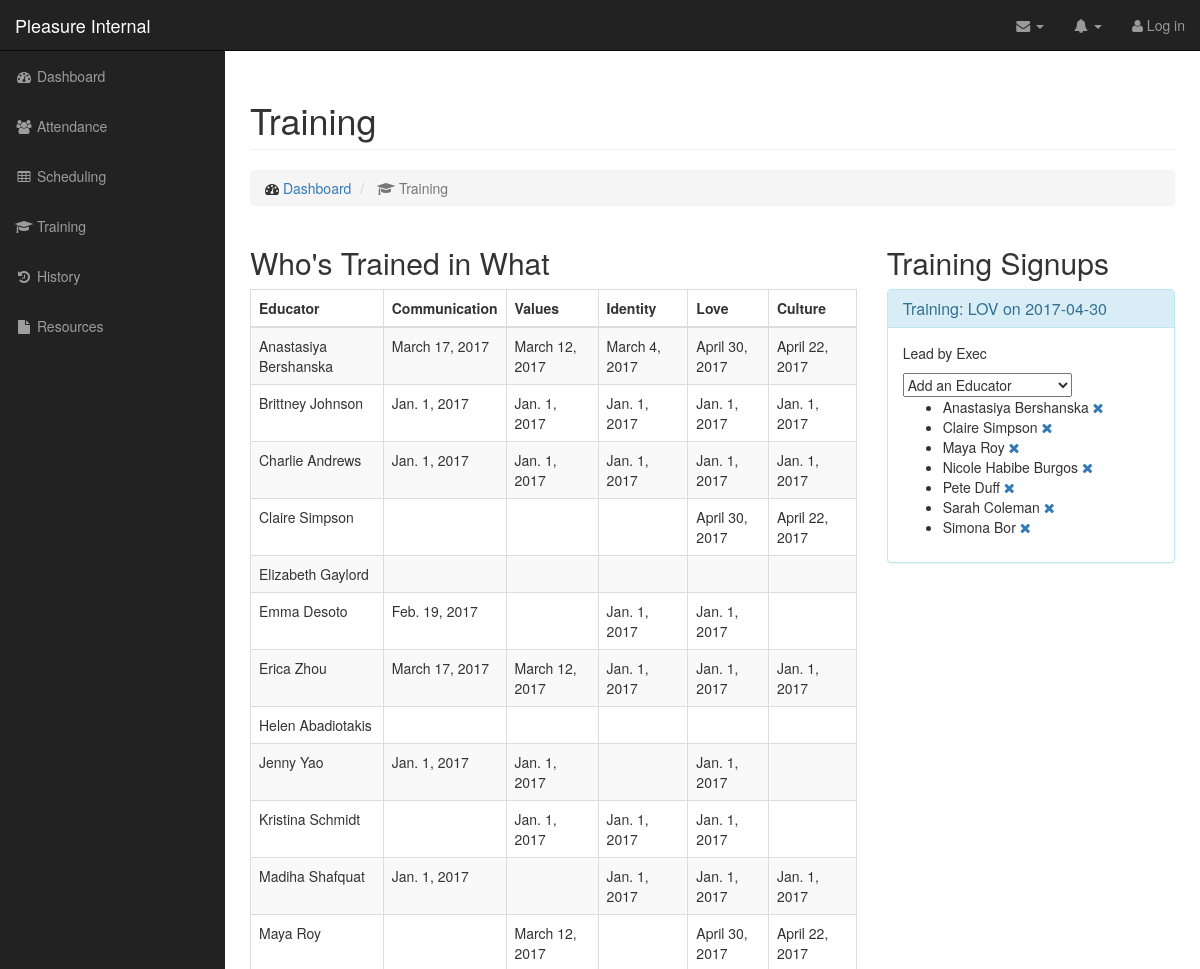
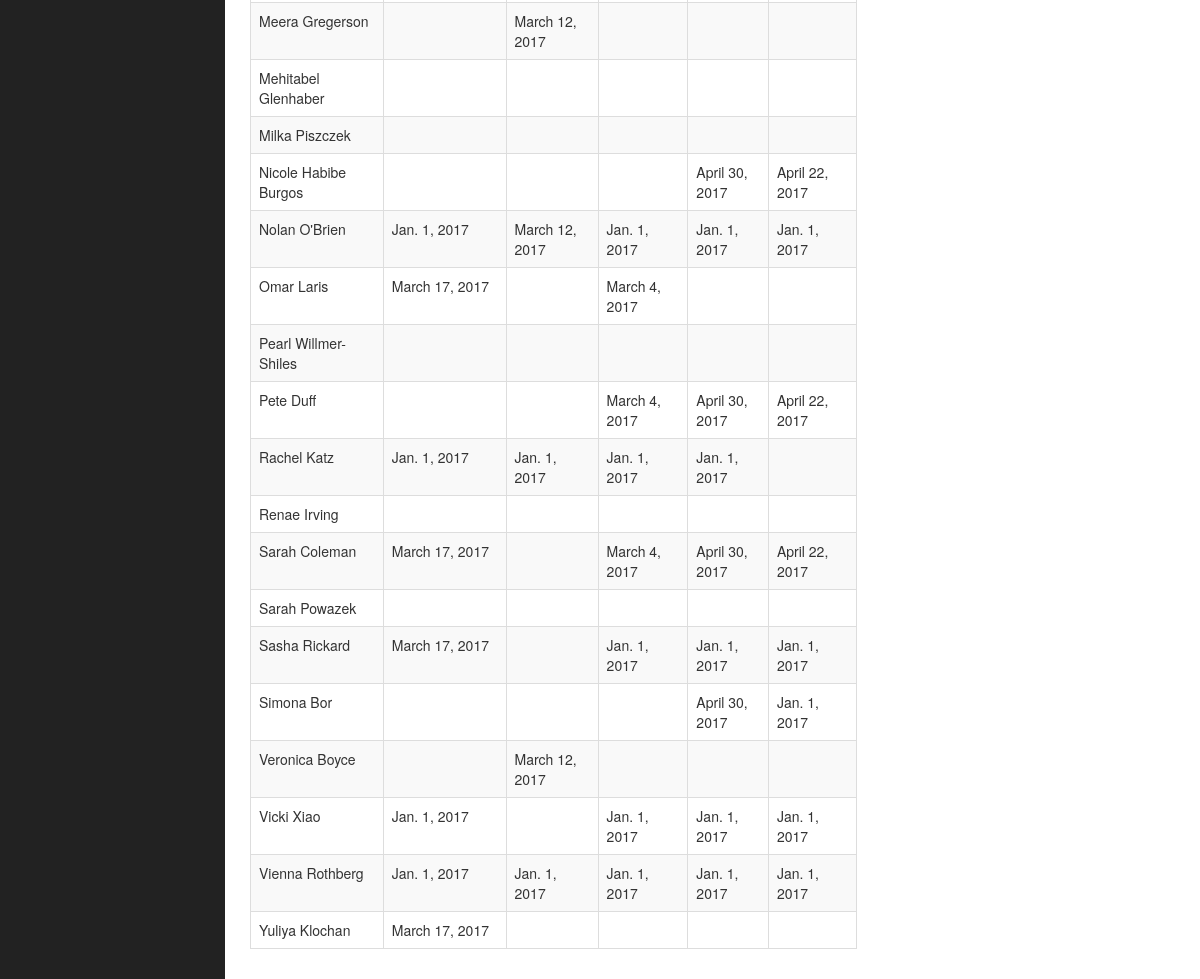
The page /training on the database as committed earlier (2 pictures, top to bottom).
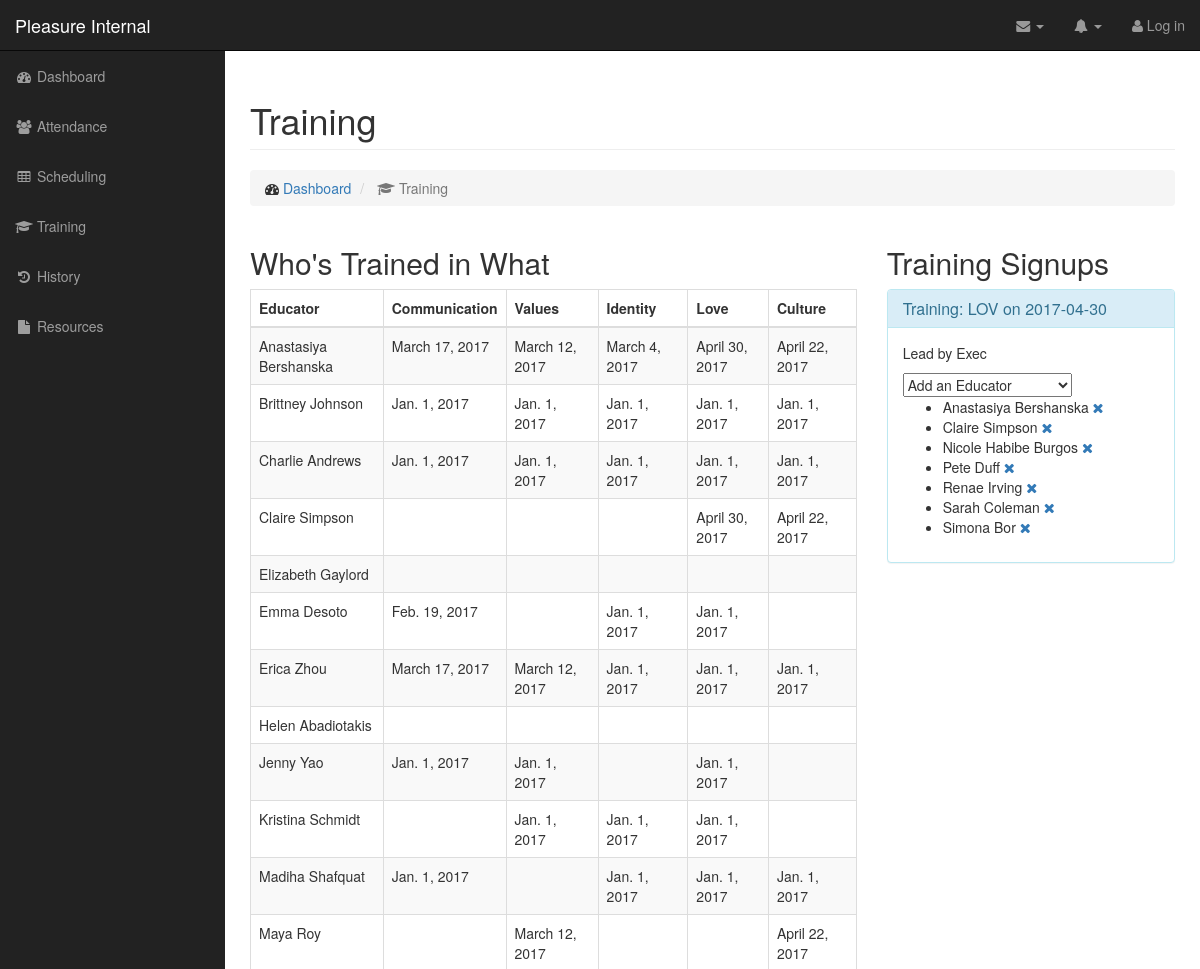
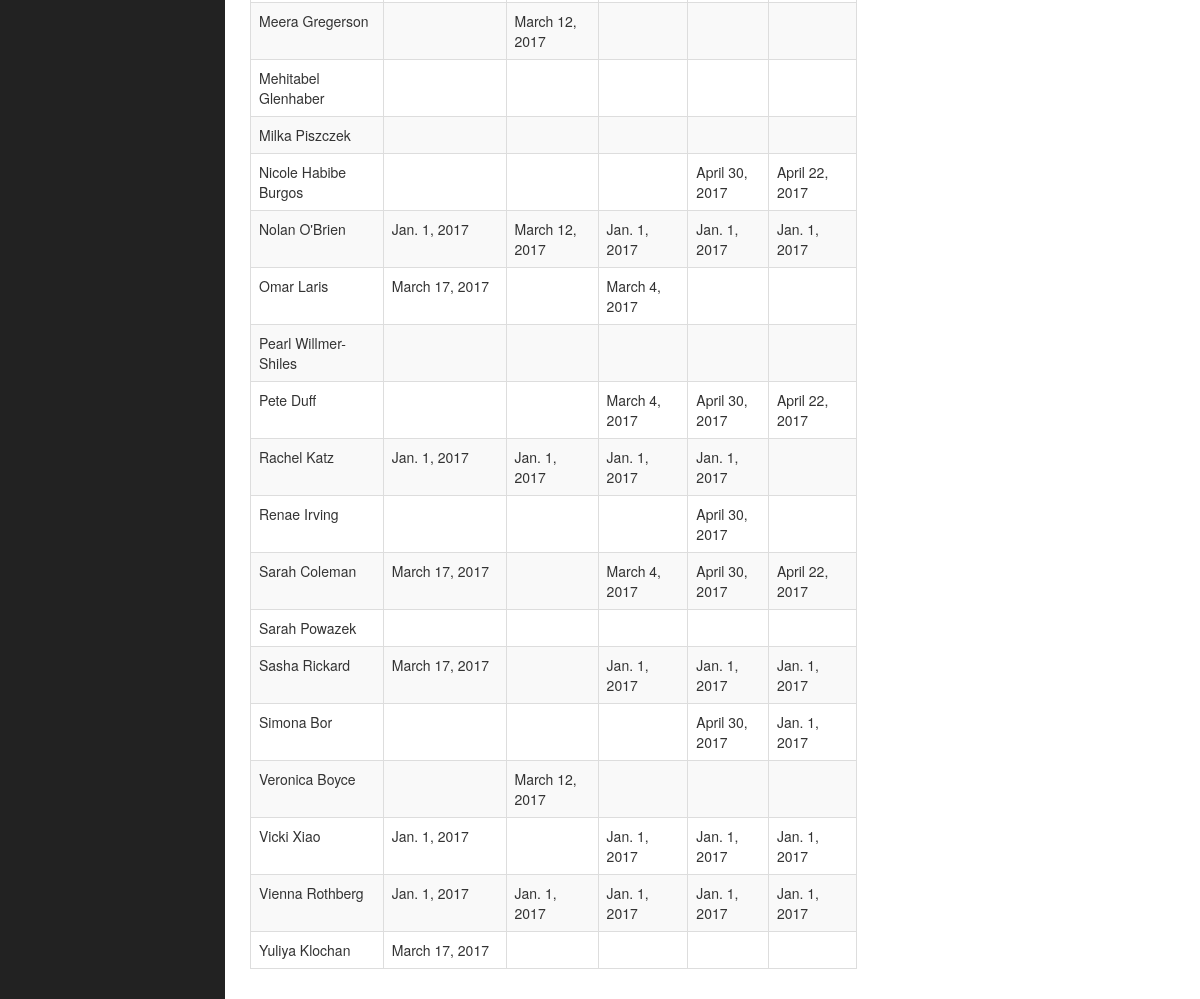
The same page on the database as committed later (2 pictures, top to bottom).
### pleasure_app/models.py (models this page shows)
class Educator(models.Model):
	first_name = models.CharField(max_length=200)
	last_name = models.CharField(max_length=200)
	training_class = models.CharField(max_length=10)
	graduation_year = models.IntegerField(default=0)
	athena = models.CharField(max_length=20)
	active = models.BooleanField(default=True)
	photo = models.ImageField(blank=True,null=True)
	living_group = models.CharField(max_length = 100, null=True,blank=True)
	bio = models.TextField(null=True,blank=True)
	trained_communication = models.ForeignKey(
		'Training',
		related_name='com_training',
		blank = True,
		null = True,
		limit_choices_to={'module':'COM'},
	)
	trained_values = models.ForeignKey(
                'Training',
        	related_name='val_training',
		blank = True,
                null = True,
                limit_choices_to={'module':'VAL'},
        )
	trained_identity = models.ForeignKey(
                'Training',
		related_name='id_training',
                blank = True,
                null = True,
                limit_choices_to={'module':'ID'},
        )
	trained_love = models.ForeignKey(
                'Training',
		related_name='lov_training',
                blank = True,
        	null = True,
                limit_choices_to={'module':'LOV'},
        )
	trained_culture = models.ForeignKey(
                'Training',
		related_name='cul_training',
                blank = True,
                null = True,
                limit_choices_to={'module':'CUL'},
        )
	def __str__(self):
		return "Educator " + str(self.first_name) + ' '  + str(self.last_name)

class Training(models.Model):
	MODULE_CHOICE_ENUM = (
		('COM','Communication'),
		('VAL','Values'),
		('ID','Identity'),
		('LOV','Love'),
		('CUL','Culture'),
	)
	module = models.CharField(max_length=3,choices=MODULE_CHOICE_ENUM)
	date = models.DateField()
	notes = models.TextField()
	def __str__(self):
		return "Training: " + str(self.module) + " on " + str(self.date)

### pleasure_app/views.py (the view)
# urls.py: url(r'^training',views.training,name='training'),
def training(request):
        educator_list = Educator.objects.filter(active=True).order_by('first_name')
        future_training_list = Training.objects.all().filter(date__gte=timezone.now()).order_by('date')
        past_training_list = Training.objects.all().filter(date__lt=timezone.now()).order_by('date')
	template = loader.get_template('pleasure_app/training.html')
        context = {
                'educator_list':educator_list,
                'future_training_list':future_training_list,
		'past_training_list':past_training_list,
        }
        return HttpResponse(template.render(context, request))

### pleasure_app/templates/pleasure_app/training.html (shortened to what this page needs)
{% extends 'base_internal.html' %}
{% block content  %}
                <div class="row">
                    <div class="col-lg-12">
                        <h1 class="page-header">
                            Training
                        </h1>
                        <ol class="breadcrumb">
                            <li>
                                <i class="fa fa-dashboard"></i>  <a href="index.html">Dashboard</a>
                            </li>
                            <li class="active">
                                <i class="fa fa-graduation-cap"></i> Training
                            </li>
                        </ol>
                    </div>
                </div>
                <div class="row">
                    <div class="col-md-8" >
                        <h2>Who's Trained in What</h2>
                        <div class="table-responsive">
                            <table class="table table-bordered table-hover table-striped">
                                <thead>
                                    <tr>
                                        <th>Educator</th>
                                        <th>Communication</th>
					<th>Values</th>
					<th>Identity</th>
					<th>Love</th>
					<th>Culture</th>
				   </tr>
                                </thead>
				{% for ed in educator_list %}
                                <tr>
					<td>{{ ed.first_name }} {{ed.last_name}}</td>
                                        <td>{% if ed.trained_communication %} {{ ed.trained_communication.date }} {% endif %}</td>
					<td>{% if ed.trained_values %} {{ ed.trained_values.date }} {% endif %} </td>
                                        <td>{% if ed.trained_identity %} {{ ed.trained_identity.date }} {% endif %}</td>
                                        <td>{% if ed.trained_love %} {{ ed.trained_love.date }} {% endif %} </td>
                                        <td>{% if ed.trained_culture %} {{ ed.trained_culture.date }} {% endif %}</td>
				</tr>
				{% endfor %}
                            </table>
                        </div>
                    </div>
		    <div class="col-md-4">
			<h2> Training Signups </h2>
			{% for training in future_training_list %}
			<div class="panel panel-info">
				<div class="panel-heading"><h3 class="panel-title"> {{ training }} </h3></div>
				<div class="panel-body">
					<p> {{ training.notes }} </p>
	                               		<select id="training_select_{{training.id}}" onchange="addEdToTraining('{{training.id}}')">
                                                        <option value="Null"> Add an Educator  </option>
                                                </select>
					<ul>
					{% for ed in educator_list %}
						{% if ed.trained_communication == training or ed.trained_values == training or ed.trained_identity == training or ed.trained_love == training or ed.trained_culture == training %}
							<li>{{ ed.first_name }} {{ed.last_name }} <a><i class="fa fa-times" onclick="removeEdFromTraining('{{training.id}}','{{ed.athena}}')"></i></a></li>
						{% endif %}
					{% endfor %}
					</ul>
				</div>
			</div>
			{% endfor %}
		   </div>
                </div>
{% endblock %}

### pleasure_app/templates/base_internal.html (shortened to what this page needs)
<!DOCTYPE html>
<html lang="en">
{% load static %}
<head>
    <link href="{% static "pleasure_app/css/bootstrap.css"%}" rel="stylesheet">
    <link href="{% static "pleasure_app/css/sb-admin.css"%}" rel="stylesheet">
    <link href="{% static "pleasure_app/css/plugins/morris.css"%}" rel="stylesheet">
    <link href="{% static "pleasure_app/font-awesome/css/font-awesome.min.css"%}" rel="stylesheet" type="text/css">
</head>
<body>
    <div id="wrapper">
        <nav class="navbar navbar-inverse navbar-fixed-top" role="navigation">
            <div class="navbar-header">
                <a class="navbar-brand" href="index.html">Pleasure Internal</a>
            </div>
            <ul class="nav navbar-right top-nav">
                <li class="dropdown">
                    <a href="#" class="dropdown-toggle" data-toggle="dropdown"><i class="fa fa-envelope"></i> <b class="caret"></b></a>
                </li>
                <li class="dropdown">
                    <a href="#" class="dropdown-toggle" data-toggle="dropdown"><i class="fa fa-bell"></i> <b class="caret"></b></a>
                </li>
		<li class="dropdown">
		{% if user.username %}
                    <a href="#" class="dropdown-toggle" data-toggle="dropdown"><i class="fa fa-user"></i> {{ user.username }} <b class="caret"></b></a>
                    <ul class="dropdown-menu">
                       <!-- <li>
                            <a href="#"><i class="fa fa-fw fa-user"></i> Profile</a>
                        </li>
                        <li>
                            <a href="#"><i class="fa fa-fw fa-envelope"></i> Inbox</a>
                        </li>
                        <li>
                            <a href="#"><i class="fa fa-fw fa-gear"></i> Settings</a>
                        </li>
			-->
                        <li class="divider"></li>
                        <li>
                            <a href="logout"><i class="fa fa-fw fa-power-off"></i> Log Out</a>
                        </li>
                    </ul>
                </li>
		{% else %}
		<a href="login" ><i class="fa fa-user"></i> Log in </a>
		{% endif %}
            	</li>
	    </ul>
            <div class="collapse navbar-collapse navbar-ex1-collapse">
                <ul class="nav navbar-nav side-nav">
                    <li {% if request.path == '/internal/index.html' %} class="active" {% endif %}>
                        <a href="index.html"><i class="fa fa-fw fa-dashboard"></i> Dashboard</a>
                    </li>
                    <li {% if request.path == '/internal/attendance.html' %} class="active" {% endif %}>
                        <a href="attendance.html"><i class="fa fa-fw fa-users"></i> Attendance</a>
                    </li>
                    <li {% if request.path == '/internal/scheduling.html' %} class="active" {% endif %}>
                        <a href="scheduling.html"><i class="fa fa-fw fa-table"></i> Scheduling</a>
                    </li>
                    <li{% if request.path == '/internal/training.html' %} class="active" {% endif %}>
                        <a href="training.html"><i class ="fa fa-fw fa-graduation-cap"></i> Training</a>
                   </li>
                    <li{% if request.path == '/internal/history.html' %} class="active" {% endif %}>
                        <a href="history.html"><i class ="fa fa-fw fa-history"></i> History</a>
                   </li>
                    <li{% if request.path == '/internal/resources.html' %} class="active" {% endif %}>
                        <a href="resources.html"><i class ="fa fa-fw fa-file"></i> Resources</a>
                   </li>
                </ul>
            </div>
        </nav>
        <div id="page-wrapper">
            <div class="container-fluid">
		{% block content %}
		{% endblock %}
            </div>
        </div>
    </div>
</body>
</html>

### pleasure_app/static/pleasure_app/css/sb-admin.css (style rules this page uses)
body { margin-top: 100px; background-color: #222; }
@media (min-width:768px) { body { margin-top: 50px; } }
#wrapper { padding-left: 0; }
#page-wrapper { width: 100%; padding: 0; background-color: #fff; }
@media (min-width:768px) { #wrapper { padding-left: 225px; } }
@media (min-width:768px) { #page-wrapper { padding: 10px; } }
.top-nav { padding: 0 15px; }
.top-nav>li { display: inline-block; float: left; }
.top-nav>li>a { padding-top: 15px; padding-bottom: 15px; line-height: 20px; color: #999; }
@media (min-width:768px) { .side-nav { position: fixed; top: 51px; left: 225px; width: 225px; margin-left: -225px; border: none; border-radius: 0; overflow-y: auto; background-color: #222; bottom: 0; overflow-x: hidden; padding-bottom: 40px; } }
@media (min-width:768px) { .side-nav>li>a { width: 225px; } }

Rows that differ between the two databases and show on the page:
changed Educator "Maya": trained_love "April 30, 2017" → (not shown)
changed Educator "Renae": trained_love (not shown) → "April 30, 2017"
changed Training "Lead by Exec": gains Educator (first_name "Renae", last_name "Irving", trained_love "April 30, 2017"); loses Educator (first_name "Maya", last_name "Roy", trained_values "March 12, 2017", trained_love "April 30, 2017", trained_culture "April 22, 2017")
